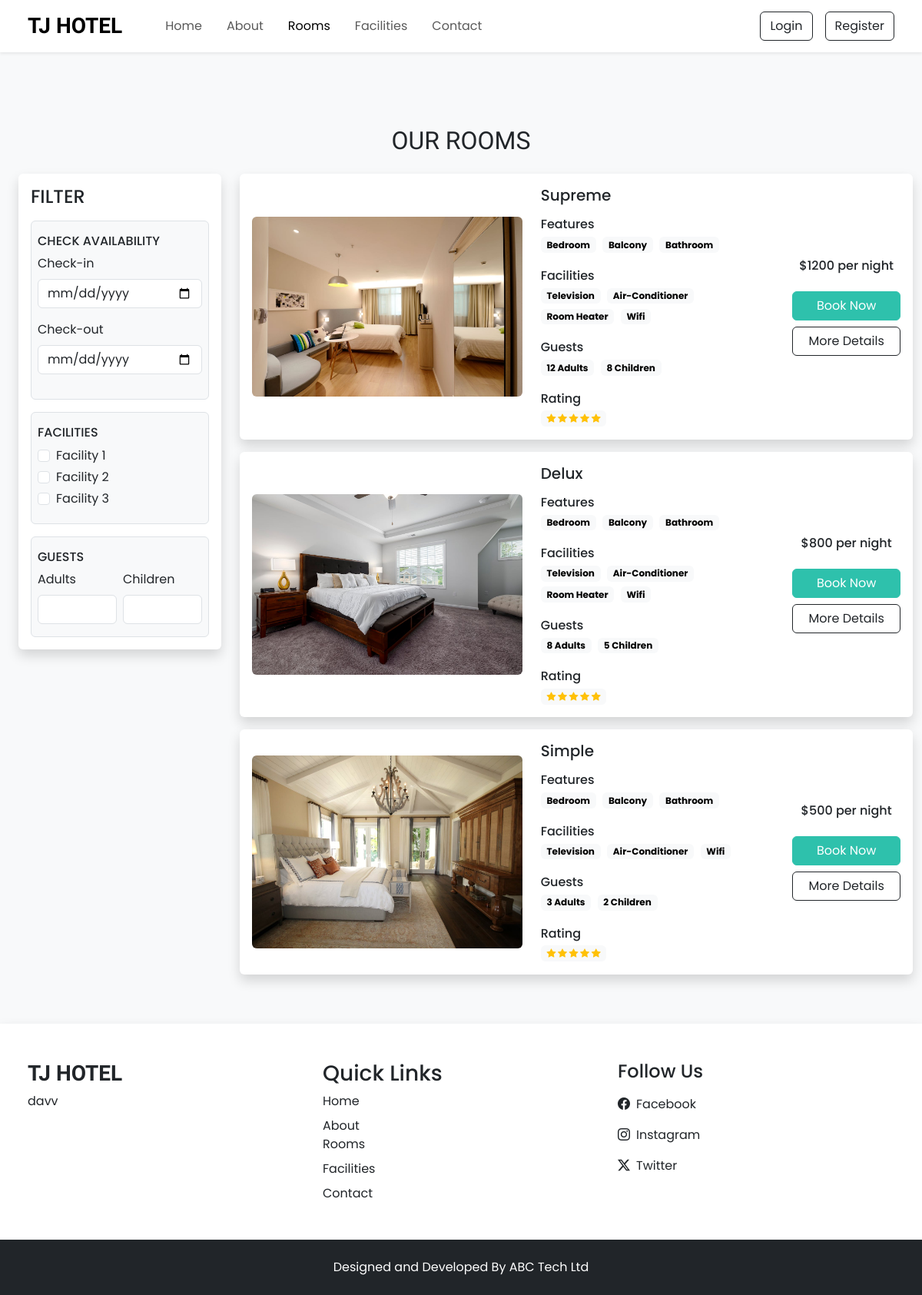
Before: /rooms with the older database file.
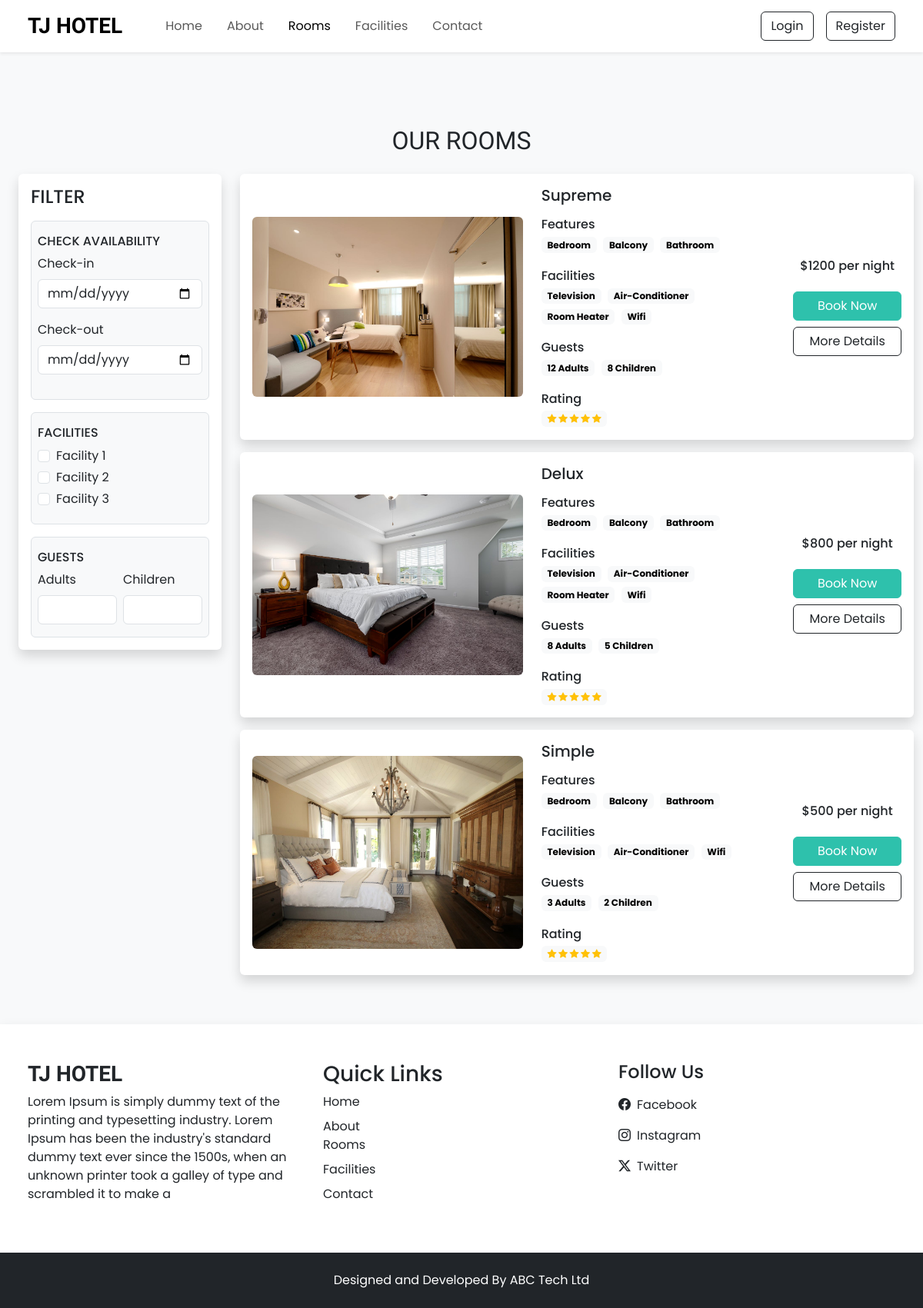
After: the same page with the newer database file.
### tables this page shows
CREATE TABLE `settings` (
  `id` int(11) NOT NULL,
  `site_title` varchar(255) DEFAULT NULL,
  `site_about` varchar(500) DEFAULT NULL,
  `shutdown` tinyint(1) NOT NULL
);

CREATE TABLE `rooms` (
  `id` int(11) NOT NULL,
  `name` varchar(500) DEFAULT NULL,
  `area` float DEFAULT NULL,
  `price` float DEFAULT NULL,
  `quantity` int(50) DEFAULT NULL,
  `adult` int(11) DEFAULT NULL,
  `children` int(11) DEFAULT NULL,
  `description` varchar(500) DEFAULT NULL,
  `status` tinyint(4) NOT NULL DEFAULT 1,
  `removed` tinyint(4) NOT NULL DEFAULT 0
);

CREATE TABLE `room_image` (
  `id` int(11) NOT NULL,
  `room_id` int(50) NOT NULL,
  `image` varchar(100) NOT NULL,
  `thumb` tinyint(4) NOT NULL DEFAULT 0
);

CREATE TABLE `features` (
  `id` int(11) NOT NULL,
  `feature_name` varchar(100) DEFAULT NULL
);

CREATE TABLE `facilities` (
  `id` int(11) NOT NULL,
  `facility_icon` varchar(100) DEFAULT NULL,
  `facility_name` varchar(100) DEFAULT NULL,
  `facility_desc` varchar(500) DEFAULT NULL
);

### admin/inc/config.php (called while the page is built, shortened)
<?php
function select($sql, $data_types, $values)
{
    $conn = $GLOBALS['conn'];
    $res = $conn->prepare($sql);
    $res->bind_param($data_types, ...$values);
    if($res->execute())
    {
        $result = $res->get_result();
        return $result;
    }
    else
    {
        $error = "Query execution failed - Select";
        $res->close();
        return $error;
    }
}
?>

### rooms.php (the view, shortened to what the rows shown need)
<?php
 require "top.php";
?>
<section class="py-5">
    <div class="container-fluid">
        <h2 class="h-font text-center mt-5 mb-4">OUR ROOMS</h2>
        <div class="row">
            <div class="col-lg-9">
             <div class="rooms-card">
                <?php
                  $room_sql = "SELECT * FROM `rooms` WHERE `status` = ? AND `removed` = ? ORDER BY `id` DESC";
                  $room_res = select($room_sql, "ii", [1,0]);
                  if($room_res->num_rows > 0)
                  {
                    while($room_row = $room_res->fetch_assoc())
                    {
                      ?>
                      <div class="card mb-3 border-0 shadow bg-white p-3">
                          <div class="row g-0 align-items-center">
                              <?php
                                $thumbnail_q = "SELECT * FROM `room_image` WHERE `room_id` = '{$room_row['id']}' AND `thumb` = '1'";
                                $thumbnail_res = mysqli_query($conn, $thumbnail_q);
                                if(mysqli_num_rows($thumbnail_res) > 0)
                                {
                                  $thumbnail_row = mysqli_fetch_assoc($thumbnail_res);
                                  $thumbnail = $thumbnail_row['image'];
                                }
                                else
                                {
                                  $thumbnail = "thumbnail.jpg";
                                }
                              ?>
                              <div class="col-lg-5">
                                <img src="<?= IMAGE_PATH ?>rooms/<?= $thumbnail ?>" class="img-fluid rounded">
                              </div>
                              <div class="col-lg-5 mt-4 mt-lg-0 px-lg-4">
                                  <h5 class="mb-3"><?= $room_row['name'] ?></h5>
                                  <div class="features mb-3">
                                      <h6 class="mb-1">Features</h6>
                                      <?php
                                        $features_q = "SELECT `features`.`feature_name` FROM `features`
                                                      INNER JOIN `room_features`
                                                      ON `features`.`id` = `room_features`.`feature_id`
                                                      WHERE `room_features`.`room_id` = '{$room_row['id']}'";
                                        $features_res = mysqli_query($conn, $features_q);
                                        while($features_row = mysqli_fetch_assoc($features_res))
                                        {
                                          ?>
                                            <span class="badge text-bg-light text-wrap me-1 mb-1"><?= $features_row['feature_name'] ?></span>
                                          <?php
                                        }
                                      ?>
                                  </div>
                                  <div class="facility mb-3">
                                      <h6 class="mb-1">Facilities</h6>
                                      <?php
                                        $facilities_q = "SELECT `facilities`.`facility_name` FROM `facilities`
                                                      INNER JOIN `room-facilities`
                                                      ON `facilities`.`id` = `room-facilities`.`facilities_id`
                                                      WHERE `room-facilities`.`room_id` = '{$room_row['id']}'";
                                        $facilities_res = mysqli_query($conn, $facilities_q);
                                        while($facilities_row = mysqli_fetch_assoc($facilities_res))
                                        {
                                          ?>
                                            <span class="badge text-bg-light text-wrap me-1 mb-1"><?= $facilities_row['facility_name'] ?></span>
                                          <?php
                                        }
                                      ?>
                                  </div>
                                  <div class="facility mb-3">
                                      <h6 class="mb-1">Guests</h6>
                                      <span class="badge text-bg-light text-wrap me-1 mb-1"><?= $room_row['adult'] ?> Adults</span>
                                      <span class="badge text-bg-light text-wrap me-1 mb-1"><?= $room_row['children'] ?> Children</span>
                                  </div>
                                  <div class="rating">
                                      <h6 class="mb-1">Rating</h6>
                                      <span class="badge text-bg-light text-wrap">
                                          <i class="bi bi-star-fill text-warning"></i>
                                          <i class="bi bi-star-fill text-warning"></i>
                                          <i class="bi bi-star-fill text-warning"></i>
                                          <i class="bi bi-star-fill text-warning"></i>
                                          <i class="bi bi-star-fill text-warning"></i>
                                      </span>
                                  </div>
                              </div>
                              <div class="col-lg-2 mt-3 mt-lg-0">
                                  <div class="text-center">
                                      <h6 class="mb-4">$<?= $room_row['price'] ?> per night</h6>
                                      <?php
                                      $login = 0;
                                      if(!$setting_row['shutdown'])
                                      {
                                        ?>
                                        <button onclick="checkLogin(<?= $login ?>, <?= $room_row['id'] ?>)" class="btn text-white custom-bg d-inline-block w-100 mb-2">Book Now</button>
                                        <?php
                                      }
                                      ?>
                                      <a href="room-details?id=<?= $room_row['id'] ?>" class="btn btn-outline-dark d-inline-block w-100">More Details</a>
                                  </div>
                              </div>
                          </div>
                      </div>
                      <?php
                    }
                  }
                ?>
             </div>
            </div>
        </div>
    </div>
</section>
<?php
 require "footer.php";
?>

### top.php (shortened to what the rows shown need)
<?php
    require "admin/inc/config.php";
    $setting_res = select("SELECT * FROM `settings` WHERE `id` = ?", 'i', [1]);
    $setting_row = $setting_res->fetch_assoc();
?>
<!DOCTYPE html>
<html lang="en">
<head>
    <link rel="stylesheet" href="assets/css/style.css">
    <link href="https://cdn.jsdelivr.net/npm/bootstrap@5.3.3/dist/css/bootstrap.min.css" rel="stylesheet">
    <link rel="stylesheet" href="https://cdn.jsdelivr.net/npm/bootstrap-icons@1.11.3/font/bootstrap-icons.min.css">
    <link rel="stylesheet" href="https://cdn.jsdelivr.net/npm/swiper@11/swiper-bundle.min.css" />
</head>
<body class="bg-light">
    <nav id="nav-bar" class="navbar navbar-expand-lg bg-white px-lg-4 py-lg-2 shadow-sm sticky-top">
        <div class="container-fluid">
            <a class="navbar-brand h-font fs-3 fw-bold me-5" href="index"><?= $setting_row['site_title'] ?></a>
            <div class="collapse navbar-collapse" id="navbarSupportedContent">
                <ul class="navbar-nav me-auto mb-2 mb-lg-0">
                </ul>
                <div class="d-flex align-items-center gap-2 gap-lg-3">
                </div>
            </div>
        </div>
    </nav>

### footer.php (shortened to what the rows shown need)
    <section class="footer py-5 bg-white shadow px-lg-4">
        <div class="container-fluid">
            <div class="row">
                <div class="col-md-4">
                    <h3 class="h-font fw-bold mb-2"><?= $setting_row['site_title'] ?></h3>
                    <p><?= $setting_row['site_about'] ?></p>
                </div>
            </div>
        </div>
    </section>
</body>
</html>

Changed rows visible on the page:
changed settings "TJ HOTEL": site_about "davv" → "Lorem Ipsum is simply dummy text of the printing and typesetting industry. Lorem Ipsum has been the industry's standard dummy text ever since the 1500s, when an unknown printer took a galley of type and scrambled it to make a"
